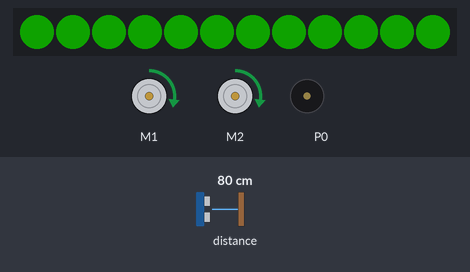
Bench run of a program on a simulated BBC micro:bit (MakeCode). On the bench: 2 × DC motor (green arrow = forward, orange = backward, longer = faster), 12 RGB LEDs in strip order, left to right, buzzer (waves = sounding). The inputs (shaded band) are chosen by the test bench; at power-on: distance to the obstacle 80 cm. Dim RGB values are drawn brighter than linear.

Above: at 1.2 s.
1.3 s: distance to the obstacle set to 11 cm
2.8 s: distance to the obstacle set to 8 cm
At 4.9 s:
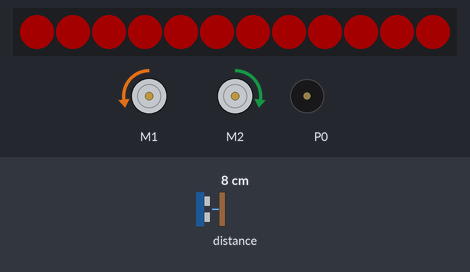
5.1 s: distance to the obstacle set to 18 cm
At 6.8 s:
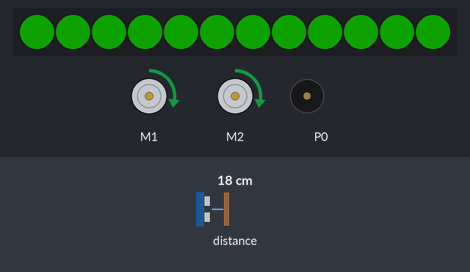
7.1 s: distance to the obstacle set to 2 cm
At 7.31 s:
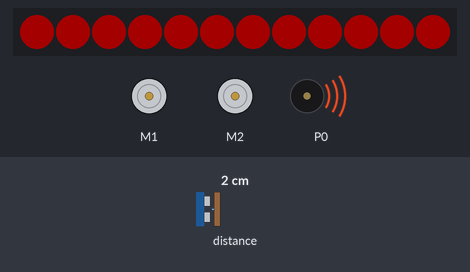
Timing chart, 0 to 10.8 s (numbered marks = the images above; inputs shaded):
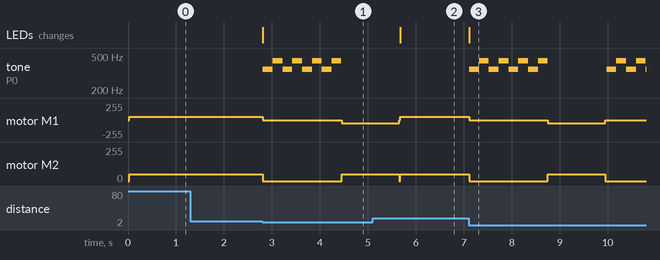

Measured:
- the behaviour switches between 10 and 9 cm on distance to the obstacle (found by bisection; images 0 and 1)
- after the input at 1.3 s, every drawn part: stays the same
- after the input at 2.8 s, tone on P0: silent → 349 Hz at once, then repeats every 0.41 s: 440 Hz 0.21 s, 349 Hz 0.21 s; motor M1: forward 51/255 → stopped at once, → backward 51/255 1.6 s later; motor M2: forward 51/255 → stopped at once, → forward 51/255 1.6 s later; the LEDs: change at once (image 1)
- after the input at 5.1 s, tone on P0: stops changing and stays silent; the LEDs: change after 0.57 s (image 2)
- after the input at 7.1 s, tone on P0: plays 349 Hz for 0.21 s, 440 Hz for 0.21 s, 349 Hz for 0.21 s, 440 Hz for 0.21 s, 349 Hz for 0.21 s, 440 Hz for 0.21 s … (13 notes in this stretch), starting at once; motor M1: forward 51/255 → stopped at once, → backward 51/255 1.6 s later, → stopped 1.2 s later

The program:

main.ts
```typescript
let Hindrinig = 0
bitbot.select_model(BBModel.XL)
basic.forever(function () {
    Hindrinig = bitbot.sonar(BBPingUnit.Centimeters)
    if (Hindrinig < 10) {
        bitbot.stop(BBStopMode.Coast)
        bitbot.setLedColor(0xFF0000)
        music.playMelody("F A F A F A F A ", 300)
        bitbot.rotatems(BBRobotDirection.Left, 20, 1200)
    } else {
        bitbot.go(BBDirection.Forward, 20)
        bitbot.setLedColor(0x18E600)
    }
})
```

test.ts
```typescript
// testene settes inn her; disse vil ikke kompilert så lenge denne pakken blir brukt som en utvidelse.
```
